Frame 1 (no input): blank canvas, image omitted
Frame 60 (the mouse pressed at the canvas centre just before this capture): blank canvas, image omitted
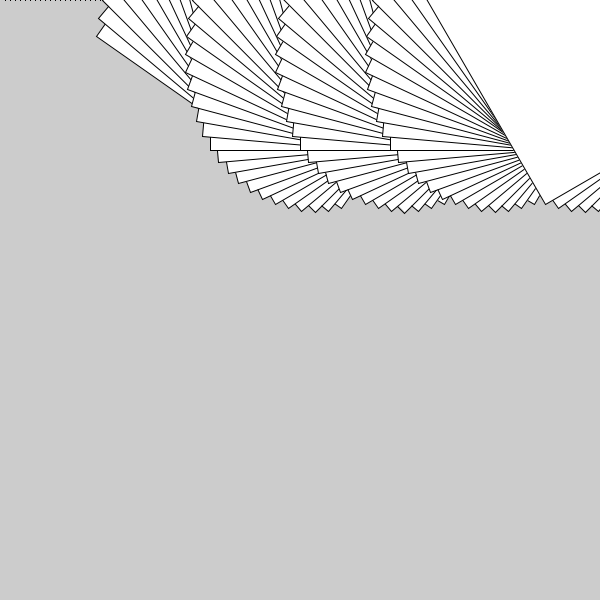
Frame 120 (the mouse held since frame 60 and released just before this capture)

The Processing sketch whose frames 1 and 60 were blank and that drew this single picture after the mouse press (run headless with seeded random() and noise(); from frame 60 on, the mouse is pressed at the canvas centre):

// Processing sketch: repeatingPattern
// ── repeatingPattern.pde
//draw a rectangle starting at the top left of the screen
//move it across to the right, then back left and down when it gets to the edge.
//change the size of the rectangle based on the mouseX and mouseY position.

int x = 0;
int y = 0;
float rot = 0;

void setup() {
  size(600,600);
  rectMode(CENTER);
}

void draw() {
  rot+=5;
  x+=5;
  
  translate(x,y);
  rotate(radians(rot)); 
  rect(0,0,mouseX,mouseY);
  
  if (x > width) {
    x = 0;
    y += 50;
  }
}
